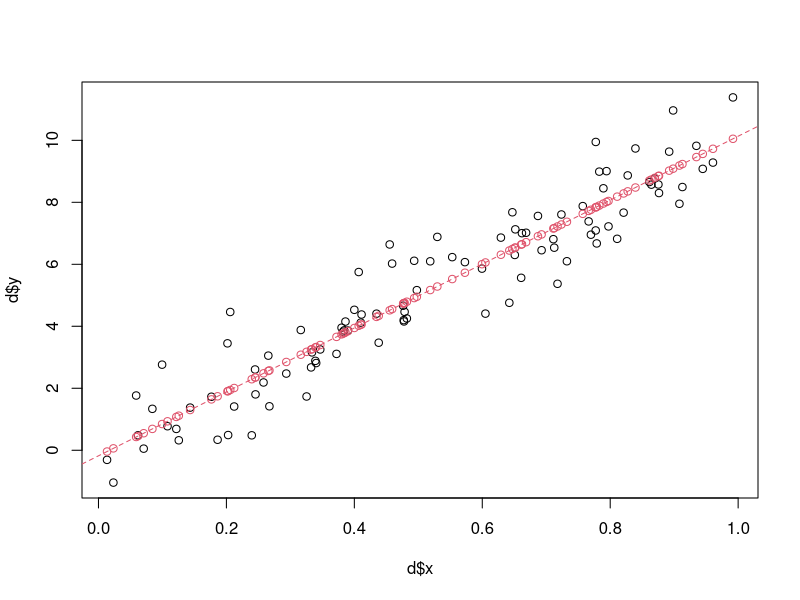

Reproduce this figure in R.
## ---- chunk 1
knitr::opts_chunk$set(collapse=TRUE, comment = "#>", fig.width=9, fig.height=6, eval=TRUE, echo=TRUE, results="verbatim")
## ---- chunk 2
set.seed(1)
x = runif(100)
d = data.frame(x=x)
d$y = 10*x + rnorm(100) 
plot(d$x, d$y)
m = lm(y~x, d) 
abline(m, col=2, lty=2)
summary(m)
pred = predict(m)
points(d$x, pred, col=2)
## ---- chunk 3
sessionInfo()
